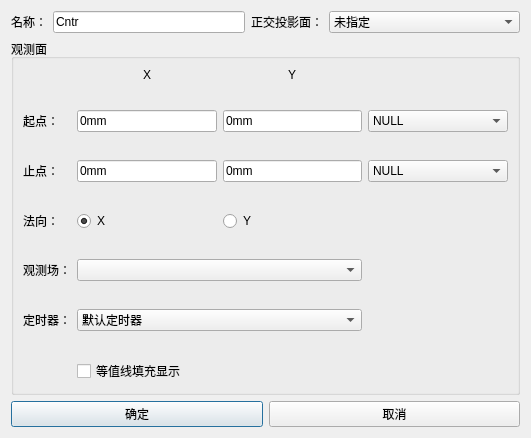
<?xml version="1.0" encoding="UTF-8"?>
<ui version="4.0">
 <class>Dialog</class>
 <widget class="QDialog" name="Dialog">
  <property name="windowModality">
   <enum>Qt::ApplicationModal</enum>
  </property>
  <property name="geometry">
   <rect>
    <x>0</x>
    <y>0</y>
    <width>531</width>
    <height>438</height>
   </rect>
  </property>
  <property name="minimumSize">
   <size>
    <width>0</width>
    <height>0</height>
   </size>
  </property>
  <property name="maximumSize">
   <size>
    <width>40700</width>
    <height>41300</height>
   </size>
  </property>
  <property name="windowTitle">
   <string>等位图观测</string>
  </property>
  <layout class="QGridLayout" name="gridLayout_3">
   <item row="0" column="0">
    <layout class="QHBoxLayout" name="horizontalLayout">
     <item>
      <widget class="QLabel" name="Label_Name">
       <property name="sizePolicy">
        <sizepolicy hsizetype="Fixed" vsizetype="Preferred">
         <horstretch>0</horstretch>
         <verstretch>0</verstretch>
        </sizepolicy>
       </property>
       <property name="text">
        <string>名称：</string>
       </property>
      </widget>
     </item>
     <item>
      <widget class="QLineEdit" name="le_name">
       <property name="sizePolicy">
        <sizepolicy hsizetype="Preferred" vsizetype="Fixed">
         <horstretch>0</horstretch>
         <verstretch>0</verstretch>
        </sizepolicy>
       </property>
       <property name="text">
        <string>Cntr</string>
       </property>
      </widget>
     </item>
     <item>
      <widget class="QLabel" name="Label_Shadow">
       <property name="sizePolicy">
        <sizepolicy hsizetype="Fixed" vsizetype="Preferred">
         <horstretch>0</horstretch>
         <verstretch>0</verstretch>
        </sizepolicy>
       </property>
       <property name="text">
        <string>正交投影面：</string>
       </property>
      </widget>
     </item>
     <item>
      <widget class="QComboBox" name="ComboBox_Shadow">
       <item>
        <property name="text">
         <string>未指定</string>
        </property>
       </item>
      </widget>
     </item>
    </layout>
   </item>
   <item row="1" column="0">
    <widget class="QGroupBox" name="groupBox_Port">
     <property name="title">
      <string>观测面</string>
     </property>
     <layout class="QGridLayout" name="gridLayout_2">
      <item row="11" column="1">
       <layout class="QGridLayout" name="gridLayout">
        <item row="0" column="2" alignment="Qt::AlignHCenter|Qt::AlignVCenter">
         <widget class="QLabel" name="label_Y">
          <property name="sizePolicy">
           <sizepolicy hsizetype="Expanding" vsizetype="Preferred">
            <horstretch>0</horstretch>
            <verstretch>0</verstretch>
           </sizepolicy>
          </property>
          <property name="text">
           <string>Y</string>
          </property>
         </widget>
        </item>
        <item row="13" column="1" colspan="2">
         <widget class="QCheckBox" name="checkBox">
          <property name="text">
           <string>等值线填充显示</string>
          </property>
         </widget>
        </item>
        <item row="5" column="0">
         <widget class="QLabel" name="label_end">
          <property name="text">
           <string>止点：</string>
          </property>
         </widget>
        </item>
        <item row="7" column="1">
         <widget class="QRadioButton" name="radioButton_x">
          <property name="text">
           <string>X</string>
          </property>
          <property name="checked">
           <bool>true</bool>
          </property>
         </widget>
        </item>
        <item row="2" column="1">
         <widget class="QLineEdit" name="le_start_x">
          <property name="text">
           <string>0mm</string>
          </property>
         </widget>
        </item>
        <item row="5" column="1">
         <widget class="QLineEdit" name="le_end_x">
          <property name="enabled">
           <bool>true</bool>
          </property>
          <property name="text">
           <string>0mm</string>
          </property>
         </widget>
        </item>
        <item row="2" column="3">
         <widget class="StyledComboBox" name="ComboBox_start">
          <property name="sizePolicy">
           <sizepolicy hsizetype="Expanding" vsizetype="Fixed">
            <horstretch>0</horstretch>
            <verstretch>0</verstretch>
           </sizepolicy>
          </property>
          <item>
           <property name="text">
            <string>NULL</string>
           </property>
          </item>
         </widget>
        </item>
        <item row="0" column="1" alignment="Qt::AlignHCenter|Qt::AlignVCenter">
         <widget class="QLabel" name="label_X">
          <property name="sizePolicy">
           <sizepolicy hsizetype="Expanding" vsizetype="Preferred">
            <horstretch>0</horstretch>
            <verstretch>0</verstretch>
           </sizepolicy>
          </property>
          <property name="text">
           <string>X</string>
          </property>
         </widget>
        </item>
        <item row="10" column="1">
         <spacer name="verticalSpacer_7">
          <property name="orientation">
           <enum>Qt::Vertical</enum>
          </property>
          <property name="sizeHint" stdset="0">
           <size>
            <width>20</width>
            <height>40</height>
           </size>
          </property>
         </spacer>
        </item>
        <item row="5" column="2">
         <widget class="QLineEdit" name="le_end_y">
          <property name="enabled">
           <bool>true</bool>
          </property>
          <property name="text">
           <string>0mm</string>
          </property>
         </widget>
        </item>
        <item row="3" column="1">
         <spacer name="verticalSpacer_4">
          <property name="orientation">
           <enum>Qt::Vertical</enum>
          </property>
          <property name="sizeHint" stdset="0">
           <size>
            <width>20</width>
            <height>40</height>
           </size>
          </property>
         </spacer>
        </item>
        <item row="2" column="0">
         <widget class="QLabel" name="label_start">
          <property name="text">
           <string>起点：</string>
          </property>
         </widget>
        </item>
        <item row="6" column="1">
         <spacer name="verticalSpacer_5">
          <property name="orientation">
           <enum>Qt::Vertical</enum>
          </property>
          <property name="sizeHint" stdset="0">
           <size>
            <width>20</width>
            <height>40</height>
           </size>
          </property>
         </spacer>
        </item>
        <item row="7" column="0">
         <widget class="QLabel" name="label_2">
          <property name="text">
           <string>法向：</string>
          </property>
         </widget>
        </item>
        <item row="11" column="0">
         <widget class="QLabel" name="label_end_5">
          <property name="text">
           <string>定时器：</string>
          </property>
         </widget>
        </item>
        <item row="12" column="1">
         <spacer name="verticalSpacer_8">
          <property name="orientation">
           <enum>Qt::Vertical</enum>
          </property>
          <property name="sizeHint" stdset="0">
           <size>
            <width>20</width>
            <height>40</height>
           </size>
          </property>
         </spacer>
        </item>
        <item row="7" column="2">
         <widget class="QRadioButton" name="radioButton_y">
          <property name="text">
           <string>Y</string>
          </property>
         </widget>
        </item>
        <item row="8" column="1">
         <spacer name="verticalSpacer_6">
          <property name="orientation">
           <enum>Qt::Vertical</enum>
          </property>
          <property name="sizeHint" stdset="0">
           <size>
            <width>20</width>
            <height>40</height>
           </size>
          </property>
         </spacer>
        </item>
        <item row="2" column="2">
         <widget class="QLineEdit" name="le_start_y">
          <property name="text">
           <string>0mm</string>
          </property>
         </widget>
        </item>
        <item row="9" column="0">
         <widget class="QLabel" name="label_end_2">
          <property name="text">
           <string>观测场：</string>
          </property>
         </widget>
        </item>
        <item row="1" column="1">
         <spacer name="verticalSpacer_3">
          <property name="orientation">
           <enum>Qt::Vertical</enum>
          </property>
          <property name="sizeHint" stdset="0">
           <size>
            <width>20</width>
            <height>40</height>
           </size>
          </property>
         </spacer>
        </item>
        <item row="5" column="3">
         <widget class="StyledComboBox" name="ComboBox_end">
          <property name="sizePolicy">
           <sizepolicy hsizetype="Expanding" vsizetype="Fixed">
            <horstretch>0</horstretch>
            <verstretch>0</verstretch>
           </sizepolicy>
          </property>
          <item>
           <property name="text">
            <string>NULL</string>
           </property>
          </item>
         </widget>
        </item>
        <item row="9" column="1" colspan="2">
         <widget class="QComboBox" name="ComboBox"/>
        </item>
        <item row="11" column="1" colspan="2">
         <widget class="QComboBox" name="comboBox_timer">
          <item>
           <property name="text">
            <string>默认定时器</string>
           </property>
          </item>
          <item>
           <property name="text">
            <string>仅开始时刻</string>
           </property>
          </item>
          <item>
           <property name="text">
            <string>仅结束时刻</string>
           </property>
          </item>
         </widget>
        </item>
       </layout>
      </item>
     </layout>
    </widget>
   </item>
   <item row="2" column="0">
    <layout class="QHBoxLayout" name="horizontalLayout_10">
     <item>
      <widget class="QPushButton" name="pb_ok">
       <property name="text">
        <string>确定</string>
       </property>
      </widget>
     </item>
     <item>
      <widget class="QPushButton" name="pb_cancel">
       <property name="text">
        <string>取消</string>
       </property>
      </widget>
     </item>
    </layout>
   </item>
  </layout>
 </widget>
 <customwidgets>
  <customwidget>
   <class>StyledComboBox</class>
   <extends>QComboBox</extends>
   <header>StyledComboBox.h</header>
  </customwidget>
 </customwidgets>
 <tabstops>
  <tabstop>pb_ok</tabstop>
  <tabstop>pb_cancel</tabstop>
  <tabstop>le_name</tabstop>
  <tabstop>ComboBox_Shadow</tabstop>
  <tabstop>le_start_x</tabstop>
  <tabstop>le_start_y</tabstop>
  <tabstop>ComboBox_start</tabstop>
  <tabstop>le_end_x</tabstop>
  <tabstop>le_end_y</tabstop>
  <tabstop>ComboBox_end</tabstop>
  <tabstop>radioButton_x</tabstop>
  <tabstop>radioButton_y</tabstop>
  <tabstop>ComboBox</tabstop>
  <tabstop>comboBox_timer</tabstop>
  <tabstop>checkBox</tabstop>
 </tabstops>
 <resources/>
 <connections/>
</ui>
